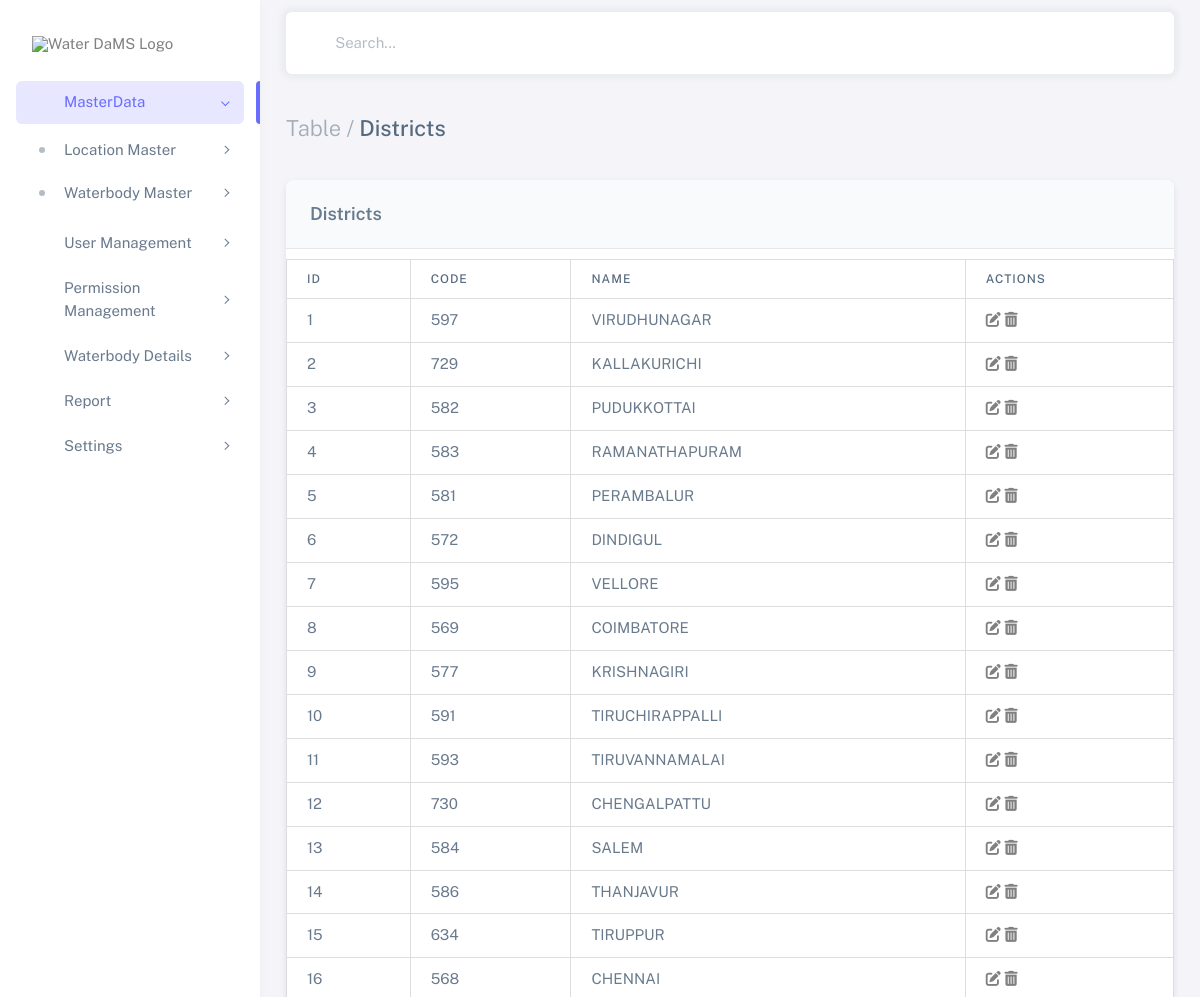
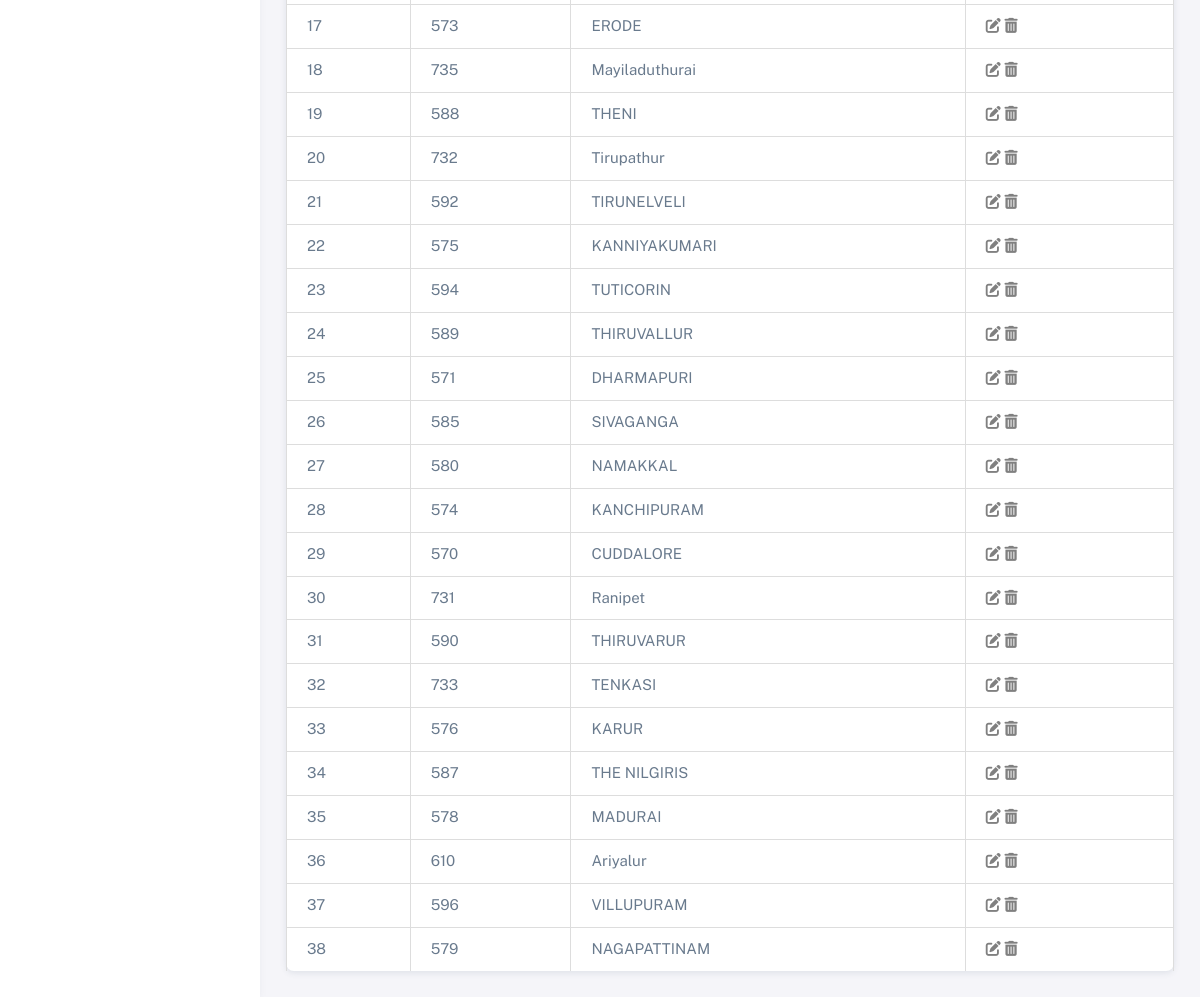
Screenshot of /districts/ with the database file from the repository (2 pictures, top to bottom).
### waterbodies_app/models.py (models this page shows, shortened)
class District(models.Model):
    code = models.CharField(max_length=10, unique=True)
    name = models.CharField(max_length=100)

### waterbodies_app/views.py (the view)
# urls.py: path('districts/', views.district_list, name='district_list'),
def district_list(request):
    districts = District.objects.all()
    return render(request, 'district_list.html', {'districts': districts})

### templates/district_list.html (shortened to what this page needs)
<!DOCTYPE html>
{%load static%}
<html
class="light-style layout-menu-fixed layout-compact"
dir="ltr"
data-theme="theme-default"
data-assets-path="{% static 'assets/' %}"
data-template="vertical-menu-template-free">
<!DOCTYPE html>
<html lang="en" class="light-style layout-wide customizer-hide" dir="ltr" data-theme="theme-default">
<head>
    {% load static %}
    <link rel="stylesheet" href="{% static 'assets/vendor/fonts/boxicons.css' %}"/>
    <link rel="stylesheet" href="https://cdnjs.cloudflare.com/ajax/libs/font-awesome/6.5.2/css/all.min.css">
    <link rel="stylesheet" href="{% static 'assets/vendor/css/core.css' %}" class="template-customizer-core-css"/>
    <link rel="stylesheet" href="{% static 'assets/vendor/css/theme-default.css' %}" class="template-customizer-theme-css"/>
    <link rel="stylesheet" href="{% static 'assets/css/demo.css' %}"/>
    <link rel="stylesheet" href="{% static 'assets/vendor/libs/perfect-scrollbar/perfect-scrollbar.css' %}"/>
    <link rel="stylesheet" href="{% static 'assets/vendor/css/pages/page-auth.css' %}"/>
</head>
  <body>
    <div class="layout-wrapper layout-content-navbar">
      <div class="layout-container">
        <aside id="layout-menu" class="layout-menu menu-vertical menu bg-menu-theme">
          <div class="app-brand demo">
            <a href="" class="app-brand-link">
              <span class="app-brand-logo demo">
                <img src="{% static 'image/waterdams.png' %}" alt="Water DaMS Logo" style="width: 150px; height: auto;">
              </span>
            </a>
          </div>
          <ul class="menu-inner py-1">
            <li class="menu-item active open">
              <a href="javascript:void(0);" class="menu-link menu-toggle">
                <i class="menu-icon tf-icons bx bx-home-circle"></i>
                <div data-i18n="Dashboards">MasterData</div>
              </a>
              <ul class="menu-sub">
                <li class="menu-item has-submenu">
                  <a href="javascript:void(0);" class="menu-link menu-toggle">
                    <div data-i18n="CRM">Location Master</div>
                  </a>
                </li>
                <li class="menu-item has-submenu">
                  <a href="javascript:void(0);" class="menu-link menu-toggle">
                    <div data-i18n="Academy">Waterbody Master</div>
                  </a>
                </li>
              </ul>
            </li>
            <li class="menu-item">
              <a href="javascript:void(0);" class="menu-link menu-toggle">
                <i class="menu-icon tf-icons bx bx-user"></i>
                <div data-i18n="Layouts">User Management</div>
              </a>
            </li>
            <li class="menu-item">
              <a href="javascript:void(0);" class="menu-link menu-toggle">
                <i class="menu-icon tf-icons bx bx-shield"></i>
                <div data-i18n="Layouts">Permission Management</div>
              </a>
            </li>
            <li class="menu-item">
              <a href="javascript:void(0);" class="menu-link menu-toggle">
                <i class="menu-icon tf-icons bx bx-water"></i>
                <div data-i18n="Layouts">Waterbody Details</div>
              </a>
            </li>
            <li class="menu-item">
              <a href="javascript:void(0);" class="menu-link menu-toggle">
                <i class="menu-icon tf-icons bx bx-shield"></i>
                <div data-i18n="Layouts">Report</div>
              </a>
            </li>
            <li class="menu-item">
              <a href="javascript:void(0);" class="menu-link menu-toggle">
                <i class="menu-icon tf-icons bx bx-file"></i>
                <div data-i18n="Layouts">Settings</div>
              </a>
            </li>
          </ul>
        </aside>
        <div class="layout-page">
          <nav
            class="layout-navbar container-xxl navbar navbar-expand-xl navbar-detached align-items-center bg-navbar-theme"
            id="layout-navbar">
            <div class="navbar-nav-right d-flex align-items-center" id="navbar-collapse">
              <div class="navbar-nav align-items-center">
                <div class="nav-item d-flex align-items-center">
                  <i class="bx bx-search fs-4 lh-0"></i>
                  <input
                    type="text"
                    class="form-control border-0 shadow-none ps-1 ps-sm-2"
                    placeholder="Search..."
                    aria-label="Search..." />
                </div>
              </div>
            </div>
          </nav>
          <div class="content-wrapper">
            <div class="container-xxl flex-grow-1 container-p-y">
              <h4 class="py-3 mb-4"><span class="text-muted fw-light">Table /</span> Districts</h4>
              <div class="card">
                <h5 class="card-header">Districts</h5>
                <div class="table-responsive text-nowrap">
                    <table class="table">
                        <thead>
                            <tr class="text-nowrap">
                                <th>ID</th>
                                <th>Code</th>
                                <th>Name</th>
                                <th>Actions</th>
                            </tr>
                        </thead>
                        <tbody class="table-border-bottom-0">
                            {% for district in districts %}
                            <tr>
                                <td>{{ district.id }}</td>
                                <td>{{ district.code }}</td>
                                <td>{{ district.name }}</td>
                                <td>
                                    <a href="javascript:void(0)" class="edit-district" data-id="{{ district.id }}" data-code="{{ district.code }}" data-name="{{ district.name }}">
                                      <i class="fas fa-edit"></i>
                                  </a>
                                    <a href="javascript:void(0)" class="delete-district" data-id="{{ district.id }}" data-name="{{ district.name }}">
                                        <i class="fas fa-trash-alt"></i>
                                    </a>
                                </td>
                            </tr>
                            {% endfor %}
                        </tbody>
                    </table>
                </div>
            </div>
          </div>
        </div>
      </div>
    </div>
  </body>
</html>

### static/assets/css/demo.css (style rules this page uses)
.menu .app-brand.demo { height: 64px; margin-top: 12px; }
.card-header { font-weight: 600; background-color: #f8fafc; border-bottom: 1px solid #e5e7eb; }
table { width: 100%; border-collapse: collapse; margin-top: 10px; }
th, td { padding: 12px; border: 1px solid #ddd; text-align: left; }
th { background-color: #f4f4f4; }

### rows the page displays
District: id "1", code "597", name "VIRUDHUNAGAR"
District: id "2", code "729", name "KALLAKURICHI"
District: id "3", code "582", name "PUDUKKOTTAI"
District: id "4", code "583", name "RAMANATHAPURAM"
District: id "5", code "581", name "PERAMBALUR"
District: id "6", code "572", name "DINDIGUL"
District: id "7", code "595", name "VELLORE"
District: id "8", code "569", name "COIMBATORE"
District: id "9", code "577", name "KRISHNAGIRI"
District: id "10", code "591", name "TIRUCHIRAPPALLI"
District: id "11", code "593", name "TIRUVANNAMALAI"
District: id "12", code "730", name "CHENGALPATTU"
District: id "13", code "584", name "SALEM"
District: id "14", code "586", name "THANJAVUR"
District: id "15", code "634", name "TIRUPPUR"
District: id "16", code "568", name "CHENNAI"
District: id "17", code "573", name "ERODE"
District: id "18", code "735", name "Mayiladuthurai"
District: id "19", code "588", name "THENI"
District: id "20", code "732", name "Tirupathur"
District: id "21", code "592", name "TIRUNELVELI"
District: id "22", code "575", name "KANNIYAKUMARI"
District: id "23", code "594", name "TUTICORIN"
District: id "24", code "589", name "THIRUVALLUR"
District: id "25", code "571", name "DHARMAPURI"
District: id "26", code "585", name "SIVAGANGA"
District: id "27", code "580", name "NAMAKKAL"
District: id "28", code "574", name "KANCHIPURAM"
District: id "29", code "570", name "CUDDALORE"
District: id "30", code "731", name "Ranipet"
District: id "31", code "590", name "THIRUVARUR"
District: id "32", code "733", name "TENKASI"
District: id "33", code "576", name "KARUR"
District: id "34", code "587", name "THE NILGIRIS"
District: id "35", code "578", name "MADURAI"
District: id "36", code "610", name "Ariyalur"
District: id "37", code "596", name "VILLUPURAM"
District: id "38", code "579", name "NAGAPATTINAM"
